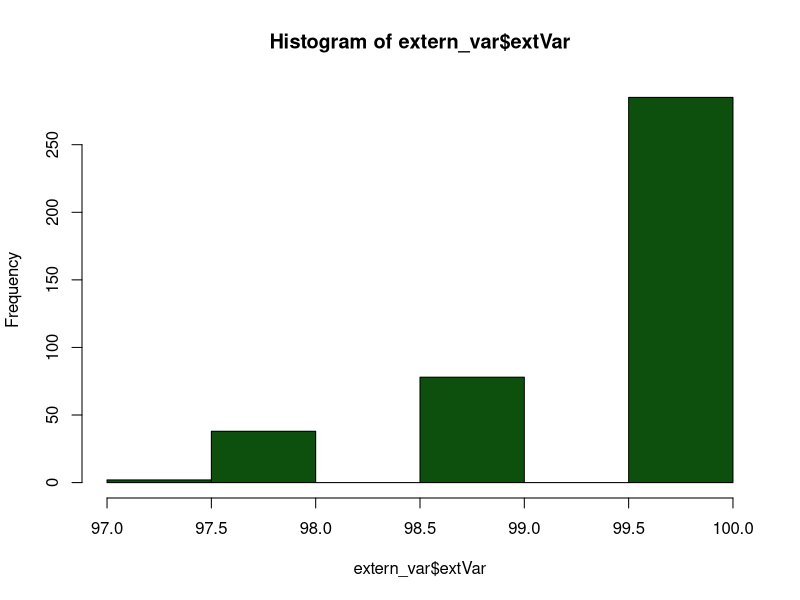
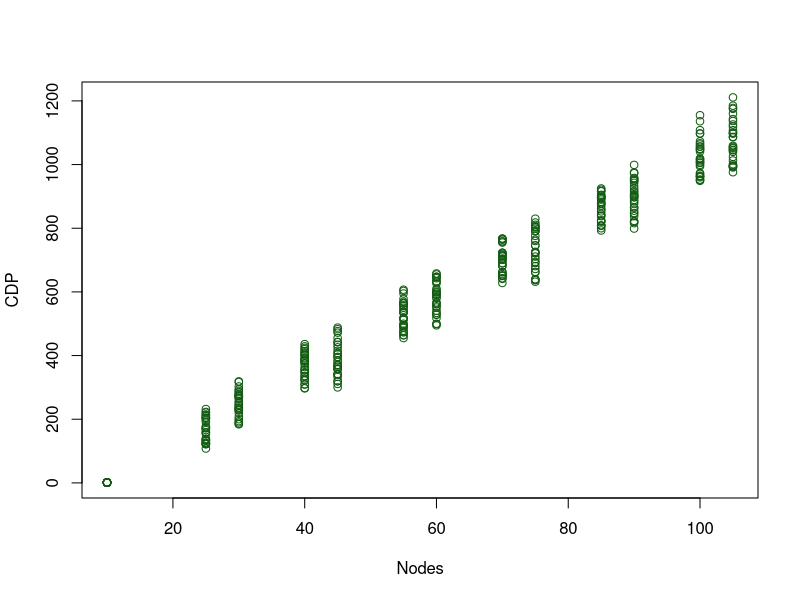
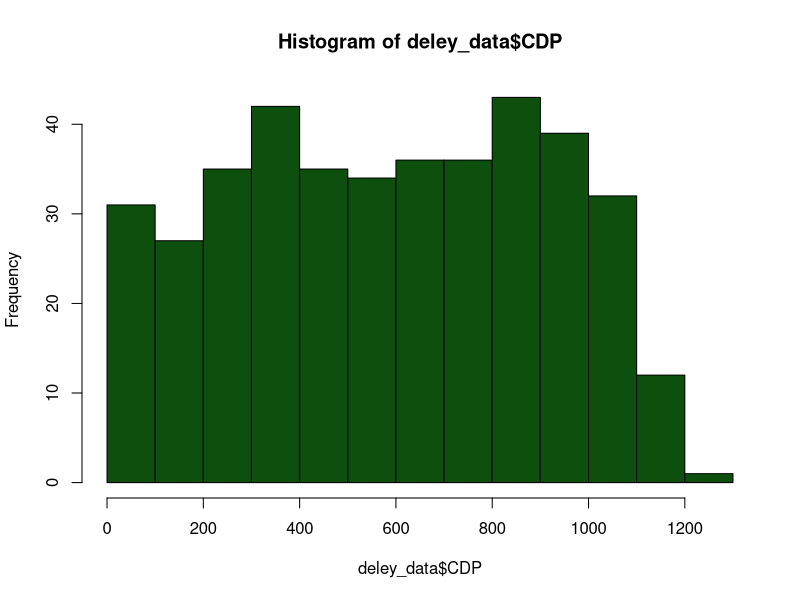
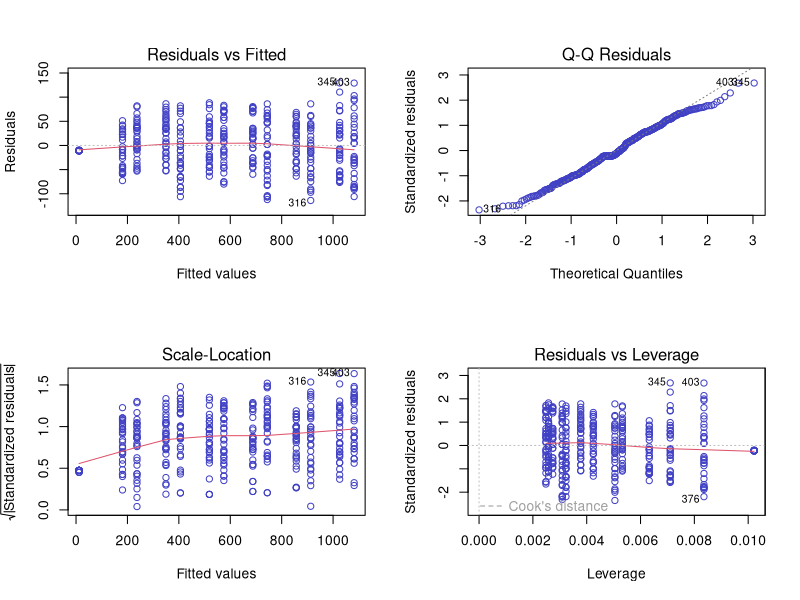
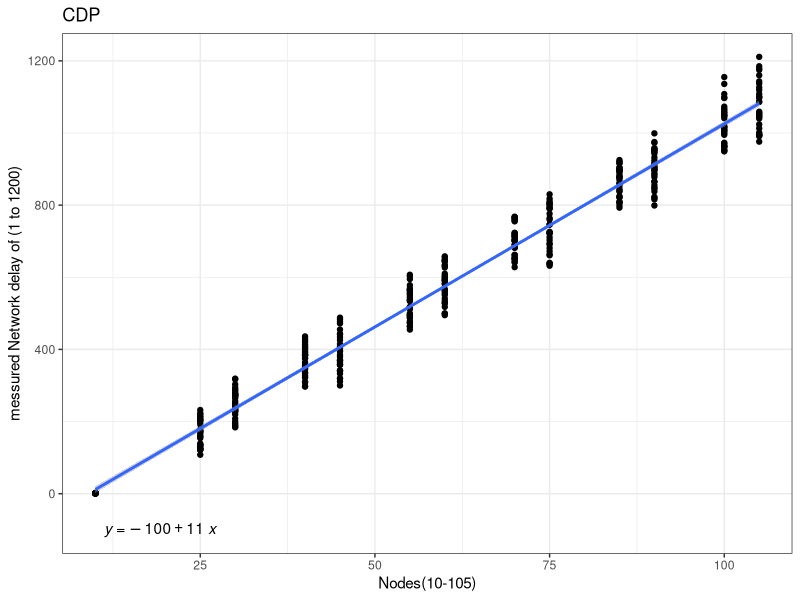

The R script that drew these images, in order:
library(ggplot2)
library(dplyr)
library(broom)
library(ggpubr)

deley_data <- read.table("./rawData/networkPropogationDeley.csv", header = TRUE, sep = ",")
extern_var <- read.table("./rawData/PercentageOfDeliveredMessages.csv", header = TRUE, sep = ",")

png(file = "./images/histExtVar.png", width = 960, height = 960)
hist(extern_var$extVar, col = "#0d500d")
dev.off()

deley_data_lm <- lm(CDP ~ Nodes, data = deley_data)

png(file = "./images/scatterPlot.png", width = 960, height = 960)
plot(CDP ~ Nodes, data = deley_data, col = "#125c12")
dev.off()

summary(deley_data_lm)

png(file = "./images/hist.png", width = 960, height = 960)
hist(deley_data$CDP, col = "#0d500d")
dev.off()

png(file = "./images/homoedecstisy.png", width = 960, height = 960)
par(mfrow = c(2, 2))
plot(deley_data_lm, col = "#4040c5")
par(mfrow = c(1, 1))
dev.off()

png(file = "images/graph.png", width = 960, height = 960)
deley_data_graph <- ggplot(deley_data, aes(x = Nodes, y = CDP)) + geom_point()

deley_data_graph <- deley_data_graph + geom_smooth(method = "lm")

deley_data_graph <- deley_data_graph +
  stat_regline_equation(label.x = 11.264, label.y = -100.839)


deley_data_graph +
  theme_bw() +
  labs(title = "CDP",
      x = "Nodes(10-105)",
      y = "messured Network delay of (1 to 1200)",
      col = "#125c12")

dev.off()